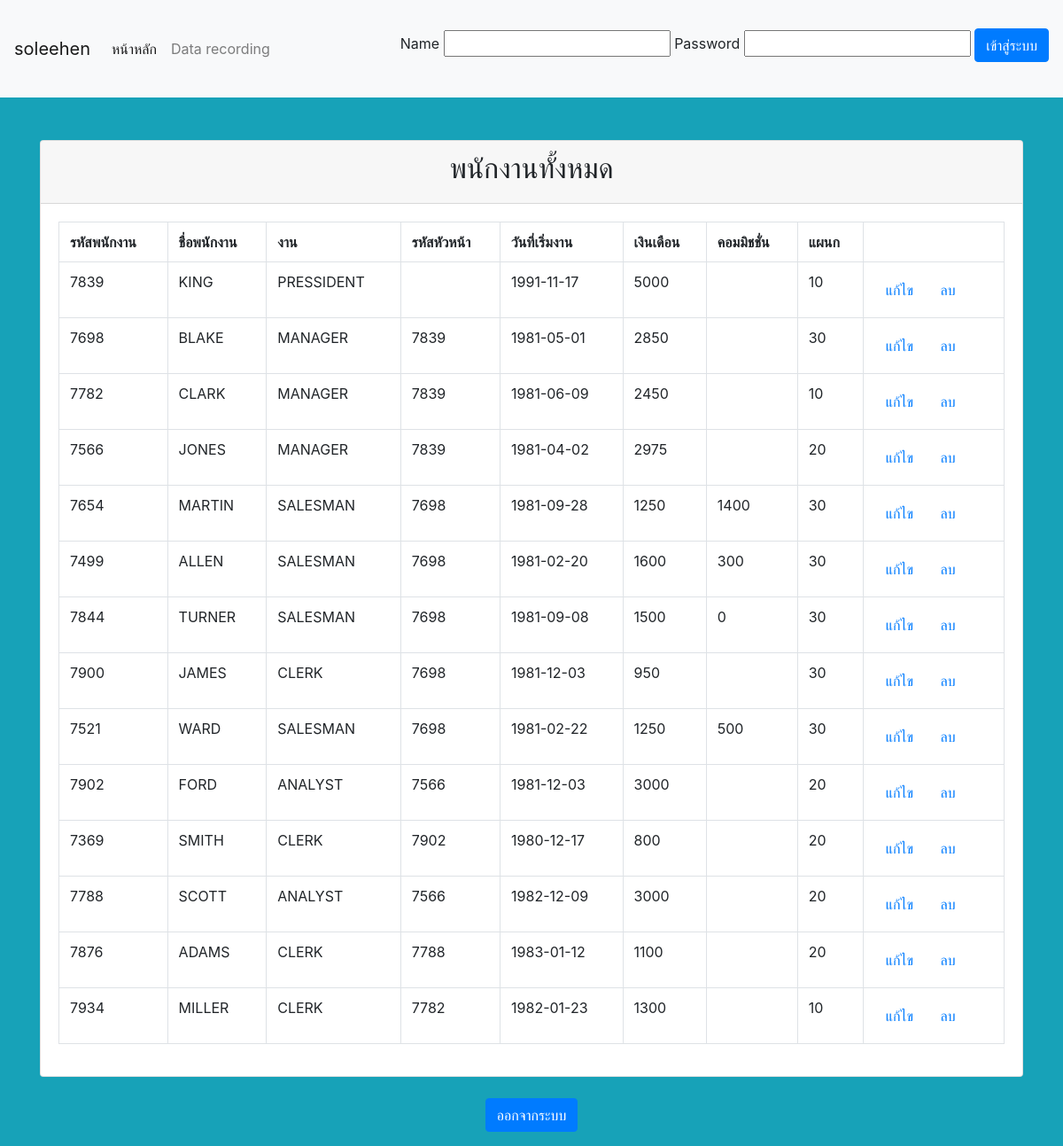
Page /display_emp.php on the committed database.
### tables this page shows
CREATE TABLE `emp` (
  `EMPNO` varchar(4) NOT NULL DEFAULT '',
  `ENAME` varchar(20) DEFAULT NULL,
  `JOB` varchar(15) DEFAULT NULL,
  `MGR` varchar(4) DEFAULT NULL,
  `HIREDATE` date DEFAULT NULL,
  `SAL` int(5) DEFAULT NULL,
  `COMM` int(5) DEFAULT NULL,
  `DEPTNO` char(2) NOT NULL DEFAULT '',
  `USERNAME` text NOT NULL,
  `PASSWORD` text NOT NULL,
  `ROLE` text NOT NULL
);

### display_emp.php (the view, shortened to what this page needs)
<?php
require 'db.php';
$sql = 'SELECT * FROM emp';
$statement = $connection->prepare($sql);
$statement->execute();
$people = $statement->fetchAll(PDO::FETCH_OBJ);
 ?>
<?php require 'header.php'; ?>
<div class="container">
  <div class="card mt-5">
    <div class="card-header">
      <center><h2>พนักงานทั้งหมด</h2></center>
    </div>
    <div class="card-body">
      <table class="table table-bordered">
        <tr>
          <th>รหัสพนักงาน</th>
          <th>ชื่อพนักงาน</th>
          <th>งาน</th>
          <th>รหัสหัวหน้า</th>
          <th>วันที่เริ่มงาน</th>
          <th>เงินเดือน</th>
          <th>คอมมิชชั่น</th>
          <th>แผนก</th>
        </tr>
        <?php foreach($people as $person): ?>
          <tr>
            <td><?= $person->EMPNO; ?></td>
            <td><?= $person->ENAME; ?></td>
            <td><?= $person->JOB; ?></td>
            <td><?= $person->MGR; ?></td>
            <td><?= $person->HIREDATE; ?></td>
            <td><?= $person->SAL; ?></td>
            <td><?= $person->COMM; ?></td>
            <td><?= $person->DEPTNO; ?></td>
            <td>
            <a href="edit.php?id=<?=$person->EMPNO ?>" <button class="btn"></button> แก้ไข </a>
              <a onclick="return confirm('Are you sure you want to delete this entry?')" href="delete.php?id=<?=$person->EMPNO ?>" class='btn'> ลบ </a>
            </td>
          </tr>
        <?php endforeach; ?>
      </table>
    </div>
  </div>
</div>
<?php require 'footer.php'; ?>
  <div class="form-group"><br>
      <center><input type="button" class="btn btn-primary" onclick="window.location='index.php'" value="ออกจากระบบ"></center>
  </div>

### header.php (shortened to what this page needs)
<!doctype html>
<html lang="en">
  <head>
    <link rel="stylesheet" href="https://maxcdn.bootstrapcdn.com/bootstrap/4.0.0-beta.2/css/bootstrap.min.css">
  </head>
  <body class="bg-info">
    <nav class="navbar navbar-expand-lg navbar-light bg-light">
  <a class="navbar-brand" href="/">soleehen</a>
  <div class="collapse navbar-collapse" id="navbarSupportedContent">
    <ul class="navbar-nav mr-auto">
      <li class="nav-item active">
        <a class="nav-link" href="index.php"> หน้าหลัก <span class="sr-only">(current)</span></a>
      </li>
      <li class="nav-item">
        <a class="nav-link" href="create.php">Data recording </a>
      </li>
    </ul>
  </div class="container-fluid">
  <form action="login.php" method="post" name="login_form">
  <br><p align = "right"><label for="username">Name </label>
  <input type="text" name="username">
  <label for="password"> Password </label>
  <input type="password" name="password">
  <button type="submit" class="btn btn-primary" > เข้าสู่ระบบ </button></P>
  </form>
</nav>

### footer.php (shortened to what this page needs)
  </body>
</html>

### rows in the picture
emp: EMPNO "7839", ENAME "KING", JOB "PRESSIDENT", HIREDATE "1991-11-17", SAL "5000", DEPTNO "10"
emp: EMPNO "7698", ENAME "BLAKE", JOB "MANAGER", MGR "7839", HIREDATE "1981-05-01", SAL "2850", DEPTNO "30"
emp: EMPNO "7782", ENAME "CLARK", JOB "MANAGER", MGR "7839", HIREDATE "1981-06-09", SAL "2450", DEPTNO "10"
emp: EMPNO "7566", ENAME "JONES", JOB "MANAGER", MGR "7839", HIREDATE "1981-04-02", SAL "2975", DEPTNO "20"
emp: EMPNO "7654", ENAME "MARTIN", JOB "SALESMAN", MGR "7698", HIREDATE "1981-09-28", SAL "1250", COMM "1400", DEPTNO "30"
emp: EMPNO "7499", ENAME "ALLEN", JOB "SALESMAN", MGR "7698", HIREDATE "1981-02-20", SAL "1600", COMM "300", DEPTNO "30"
emp: EMPNO "7844", ENAME "TURNER", JOB "SALESMAN", MGR "7698", HIREDATE "1981-09-08", SAL "1500", COMM "0", DEPTNO "30"
emp: EMPNO "7900", ENAME "JAMES", JOB "CLERK", MGR "7698", HIREDATE "1981-12-03", SAL "950", DEPTNO "30"
emp: EMPNO "7521", ENAME "WARD", JOB "SALESMAN", MGR "7698", HIREDATE "1981-02-22", SAL "1250", COMM "500", DEPTNO "30"
emp: EMPNO "7902", ENAME "FORD", JOB "ANALYST", MGR "7566", HIREDATE "1981-12-03", SAL "3000", DEPTNO "20"
emp: EMPNO "7369", ENAME "SMITH", JOB "CLERK", MGR "7902", HIREDATE "1980-12-17", SAL "800", DEPTNO "20"
emp: EMPNO "7788", ENAME "SCOTT", JOB "ANALYST", MGR "7566", HIREDATE "1982-12-09", SAL "3000", DEPTNO "20"
emp: EMPNO "7876", ENAME "ADAMS", JOB "CLERK", MGR "7788", HIREDATE "1983-01-12", SAL "1100", DEPTNO "20"
emp: EMPNO "7934", ENAME "MILLER", JOB "CLERK", MGR "7782", HIREDATE "1982-01-23", SAL "1300", DEPTNO "10"
